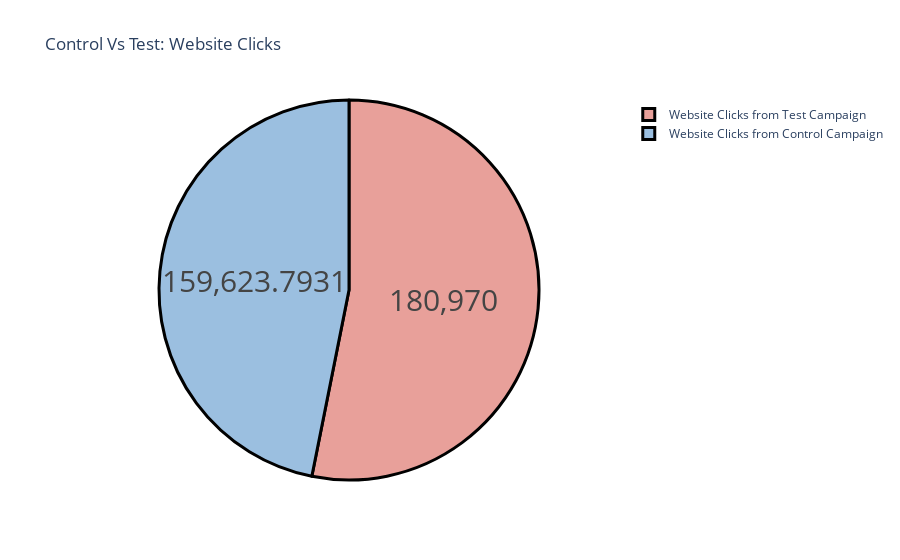

Source (notebook cell):
### Markdown cell above
From the result above, the Test campaign have more searches on the website than total searches from Control Campaign.

### Code cell
# Number of website clicks from control campaign and test campaign

label = ["Website Clicks from Control Campaign", 
         "Website Clicks from Test Campaign"]
counts = [sum(control_data["# of Website Clicks"]), 
          sum(test_data["# of Website Clicks"])]
colors = ['9BBFE0','#E8A09A']
fig = go.Figure(data=[go.Pie(labels=label, values=counts)])
fig.update_layout(title_text='Control Vs Test: Website Clicks')
fig.update_traces(hoverinfo='label+percent', textinfo='value', 
                  textfont_size=30,
                  marker=dict(colors=colors, 
                              line=dict(color='black', width=3)))
fig.show()

### Figure 1 — Plotly figure (JSON) as saved in the notebook; plotly's stock layout.template omitted (floating-point values rounded to 4 significant figures)
{"data": [{"hoverinfo": "label+percent", "labels": ["Website Clicks from Control Campaign", "Website Clicks from Test Campaign"], "marker": {"colors": ["9BBFE0", "#E8A09A"], "line": {"color": "black", "width": 3}}, "textfont": {"size": 30}, "textinfo": "value", "type": "pie", "values": [159600.0, 180970]}], "layout": {"title": {"text": "Control Vs Test: Website Clicks"}}}
